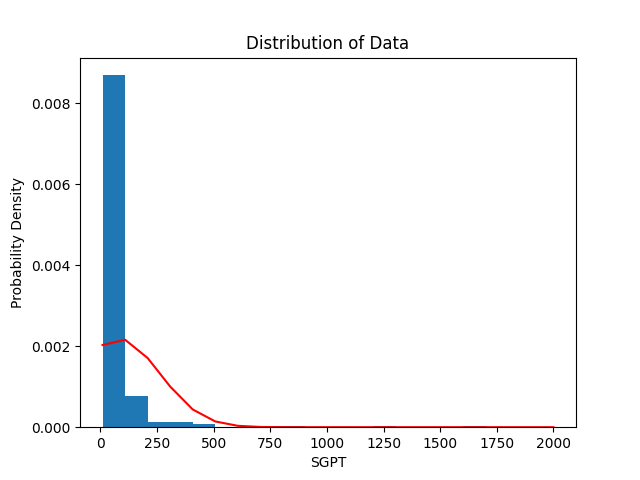

The script that drew this image:
import numpy as np
import pandas as pd
import matplotlib.pyplot as plt

data = pd.read_excel('Indian Liver Patient Dataset.xlsx')
data = data.to_numpy()
sepal_length = data[:,5]
xlabel = 'SGPT'
Title = 'Distribution of Data'
# bins and histogram
count, bins, ignored = plt.hist(sepal_length,20, density=True)
print(count)
print(bins)

#Calculate mean and std
mean = np.mean(sepal_length)
sd = np.std(sepal_length)
print(mean)
print(sd)
# Creating a Function
def normal_dist(bins, mean, sd):
    #prob_density = (np.pi*sd) * np.exp(-0.5*((data_age-mean)/sd)**2)
    prob_density = 1/(sd*np.sqrt(2*np.pi)) * np.exp(-(bins.astype(float) - mean)**2/(2*sd**2))
    return prob_density 

#Apply function to data.
pdf = normal_dist(bins,mean,sd)

#Plotting the results
plt.plot(bins,pdf, color = 'red')
plt.xlabel(xlabel)
plt.ylabel('Probability Density')
plt.title(Title)
plt.show() 
